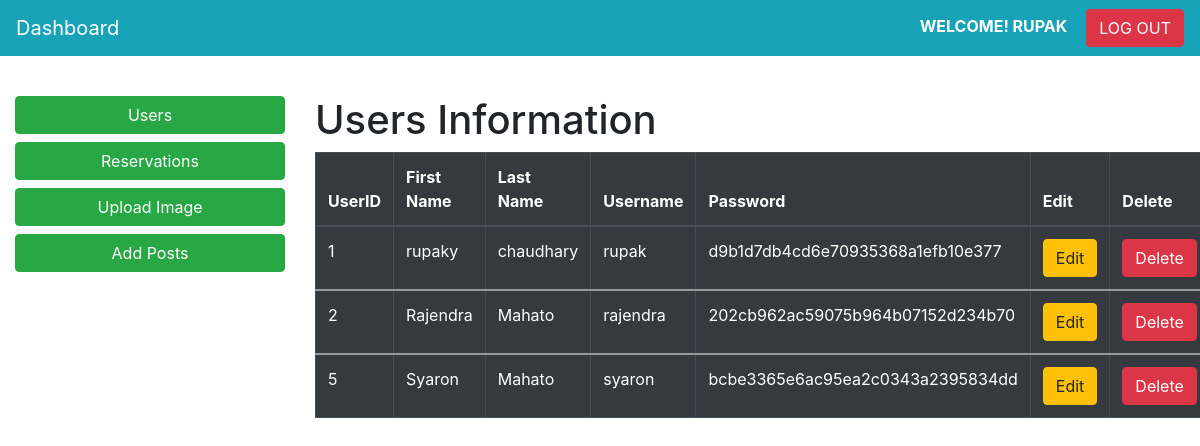
The page /admin/users.php (signed in) on the database its author committed.
### tables this page shows
CREATE TABLE `users` (
  `id` int(10) NOT NULL,
  `first_name` varchar(50) NOT NULL,
  `last_name` varchar(50) NOT NULL,
  `username` varchar(100) NOT NULL,
  `password` varchar(250) NOT NULL
);

### admin/users.php (the view, shortened to what this page needs)
<?php
if(!isset($_SESSION['username']))
{
    header("location:index.php");
}
else
{
?>
<!doctype html>
<html lang="en">
  <head>
    <link rel="stylesheet" href="https://stackpath.bootstrapcdn.com/bootstrap/4.3.1/css/bootstrap.min.css">
  </head>
  <body>
    <nav class="navbar navbar-expand-sm navbar-dark bg-info">
        <a class="navbar-brand" href="main.php">Dashboard</a>
        <div class="collapse navbar-collapse" id="collapsibleNavId">
            <ul class="form-inline my-2 my-lg-0">
            <strong style="color:white; text-transform:uppercase;"> Welcome!
            <?php echo $_SESSION['username']; ?> &nbsp; &nbsp;
            <a href="logout.php" class="btn btn-danger">Log out</a>
            </strong>
            </ul>
        </div>
    </nav>
    <div class="container-fluid" style="margin-top: 40px;">
      <div class="row">
        <div class="col-md-3">
          <a href="users.php" class="btn btn-success btn-block" >Users</a>
          <a href="reservation.php" class="btn btn-success btn-block" >Reservations</a>
          <a href="upload-image.php" class="btn btn-success btn-block" >Upload Image</a>
          <a href="add-post.php" class="btn btn-success btn-block" >Add Posts</a>
        </div>
        <div class="col-md-9">
          <h1>Users Information</h1>
          <table class="table table-bordered table-dark table-hover">
            <thead>
                <th>UserID</th>
                <th>First Name</th>
                <th>Last Name</th>
                <th>Username</th>
                <th>Password</th>
                <th>Edit</th>
                <th>Delete</th>
            </thead>
            <?php
            include '../connection.php';
            $query="select * from users";
            $run=mysqli_query($conn,$query);
            while($row=mysqli_fetch_array($run))
            {
                $a=$row['id'];
                $b=$row['first_name'];
                $c=$row['last_name'];
                $d=$row['username'];
                $e=$row['password'];
            ?>
            <tbody>
                <td><?php echo $a; ?></td>
                <td><?php echo $b; ?></td>
                <td><?php echo $c; ?></td>
                <td><?php echo $d; ?></td>
                <td><?php echo $e; ?></td>
                <td><a href="edit.php?id=<?php echo $a; ?>&fname=<?php echo $b; ?>&lname=<?php echo $c; ?>&username=<?php echo $d; ?>&password=<?php echo $e; ?>" class="btn btn-warning">Edit</a></td>
                <td><a href="delete.php?Del=<?php echo $a; ?>" class="btn btn-danger">Delete</a></td>
            </tbody>
            <?php
            }
            ?>
          </table>
        </div>
      </div>
    </div>
  </body>
</html>
<?php
}
?>

### rows shown on the page
users: id "1", first_name "rupaky", last_name "chaudhary", username "rupak", password "d9b1d7db4cd6e70935368a1efb10e377"
users: id "2", first_name "Rajendra", last_name "Mahato", username "rajendra", password "202cb962ac59075b964b07152d234b70"
users: id "5", first_name "Syaron", last_name "Mahato", username "syaron", password "bcbe3365e6ac95ea2c0343a2395834dd"

### other values the page prints
$_SESSION['username'] "RUPAK"
